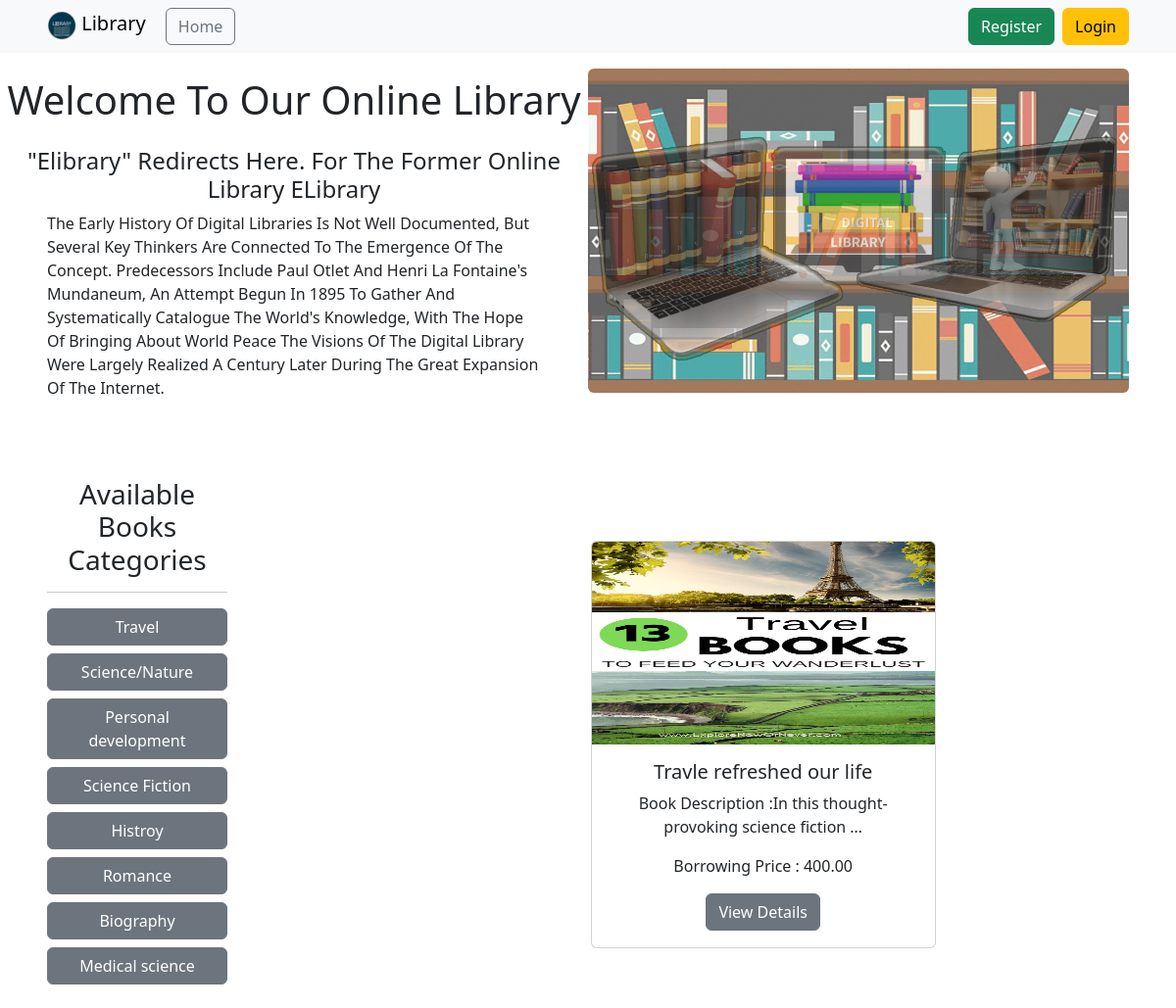
Page /category/travel on the committed database.
### books/models.py (models this page shows, shortened)
class Category(models.Model):
    name = models.CharField(max_length=100)
    slug=models.SlugField(max_length=100, unique=True, null=True,blank=True)

class Book(models.Model):
    title = models.CharField(max_length=100)
    description = models.TextField()
    image = models.ImageField(upload_to='books/media/uploads/',blank=True, null=True)
    borrowing_price = models.DecimalField(max_digits=10, decimal_places=2)
    reviews = models.ManyToManyField(User, through='BookReview')
    category = models.ForeignKey(Category, on_delete=models.CASCADE)

### library_management/views.py (the view)
# urls.py: 2. Add a URL to urlpatterns:  path('', views.home, name='home')
def home(request, category_slug=None):
        books = Book.objects.all()
        if category_slug is not None:
                category=Category.objects.get(slug=category_slug)
                books=Book.objects.filter(category=category)
        allCategory=Category.objects.all()
        return render(request, "home.html",{'books': books, "allCategory":allCategory})

### templates/home.html
{% extends 'base.html' %} {% load static %} {% block content %}
<div class="d-flex flex-warp col-12">
  <div class="col-sm-12 col-md-6">
    <h1 class="text-center my-4 text-capitalize">
      Welcome to Our Online library
    </h1>
    <h4 class="text-center text-capitalize">
      "Elibrary" redirects here. For the former online library eLibrary
    </h4>
    <p class="px-5 text-capitalize text-justify">
      The early history of digital libraries is not well documented, but several
      key thinkers are connected to the emergence of the concept. Predecessors
      include Paul Otlet and Henri La Fontaine's Mundaneum, an attempt begun in
      1895 to gather and systematically catalogue the world's knowledge, with
      the hope of bringing about world peace The visions of the digital library
      were largely realized a century later during the great expansion of the
      Internet.
    </p>
  </div>
  <div class="col-sm-12 col-md-6 pe-5">
    <img src="{% static 'library.png' %}" class="img-fluid mt-3 rounded" />
  </div>
</div>
<div class="p-3 text-center mt-5 px-5">
  <div class="d-flex">
    <div class="col-2">
      <h3>Available Books Categories</h3>
      <hr />
      {% for category in allCategory %}
      <a
        href="{% url 'category_wise_book' category.slug %}"
        class="text-decoration-none btn btn-secondary my-2 d-block"
        >{{category.name}}</a
      >
      {% endfor %}
    </div>
    <div class="d-flex flex-wrap justify-content-center ms-5 mt-5 col-10">
      {% for book in books %}
      <div class="col-sm-12 col-md-6 col-lg-6 col-xl-4">
        <div class="card m-3" style="width: 22rem; height: 26rem">
          <img
            src="{{book.image.url}}"
            class="card-img-top img-fluid h-50"
            alt="..."
          />
          <div class="card-body">
            <h5 class="card-title">
              <a
                href="{% url 'book_details' book.id %}"
                class="text-decoration-none text-dark"
                >{{book.title}}</a
              >
            </h5>
            <p>Book Description :{{book.description |truncatewords:5}}</p>
            <p>Borrowing Price : {{book.borrowing_price}}</p>
            <a
              href="{% url 'book_details' book.id %}"
              class="text-decoration-none btn btn-secondary"
              >View Details</a
            >
          </div>
        </div>
      </div>
      {% endfor %}
    </div>
  </div>
</div>
{% endblock %}

### rows in the picture
Category: name "Travel"
Category: name "Science/Nature"
Category: name "Personal development"
Category: name "Science Fiction"
Category: name "Histroy"
Category: name "Romance"
Category: name "Biography"
Category: name "Medical science"
Book: image (picture), title "Travle refreshed our life", description "In this thought-provoking science fiction …", borrowing_price "400.00"
